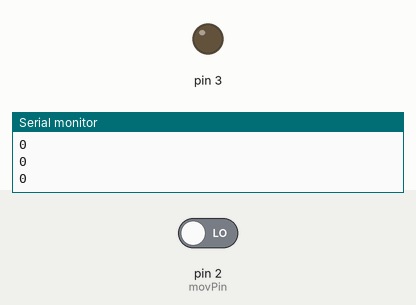
Recording of a sketch running on a simulated Arduino Uno, built with avr-gcc and run on an emulated ATmega328P. Shown: output pins drawn as LEDs (lit = HIGH), the last lines printed to the serial monitor. The test bench sets the inputs (shaded band); at power-on: pin 2 (movPin) LOW.

Above: at 1.2 s.
1.3 s: pin 2 (movPin) driven HIGH
At 1.7 s:
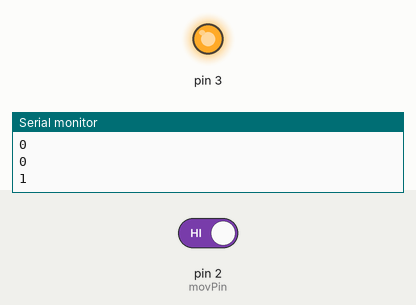
2.9 s: pin 2 (movPin) driven LOW
At 4.3 s:
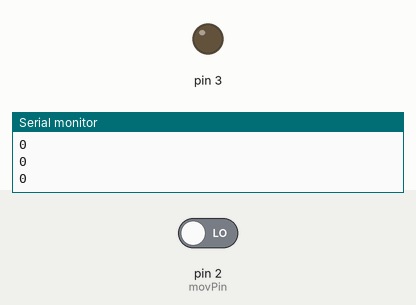
Timing chart, 0 to 5.9 s (numbered marks = the images above; inputs shaded):
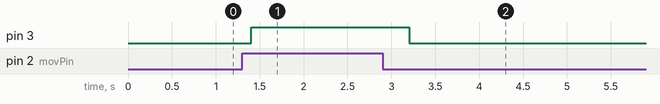

The sketch:

sketch_aug09a.ino
```cpp
const int movPin = 2;

void setup() {
  // put your setup code here, to run once:
Serial.begin(9600);
    pinMode(movPin, INPUT);
    pinMode(3, OUTPUT);
}

void loop() {
  // put your main code here, to run repeatedly:
 int val = digitalRead(movPin);
    Serial.println(val);
    delay(100);
    if(val ==1)
    {
    //  digitalWrite(4,true);
   digitalWrite(3,true);
   delay(500);
  /*  digitalWrite(3,true);
   digitalWrite(4,false);
      delay(1000);*/
      }
      else
      {
         digitalWrite(3,false);
        }
}
```

Measured:
- after the input at 1.3 s, pin 3: LOW → HIGH after 0.10 s
- after the input at 2.9 s, pin 3: HIGH → LOW after 0.30 s
